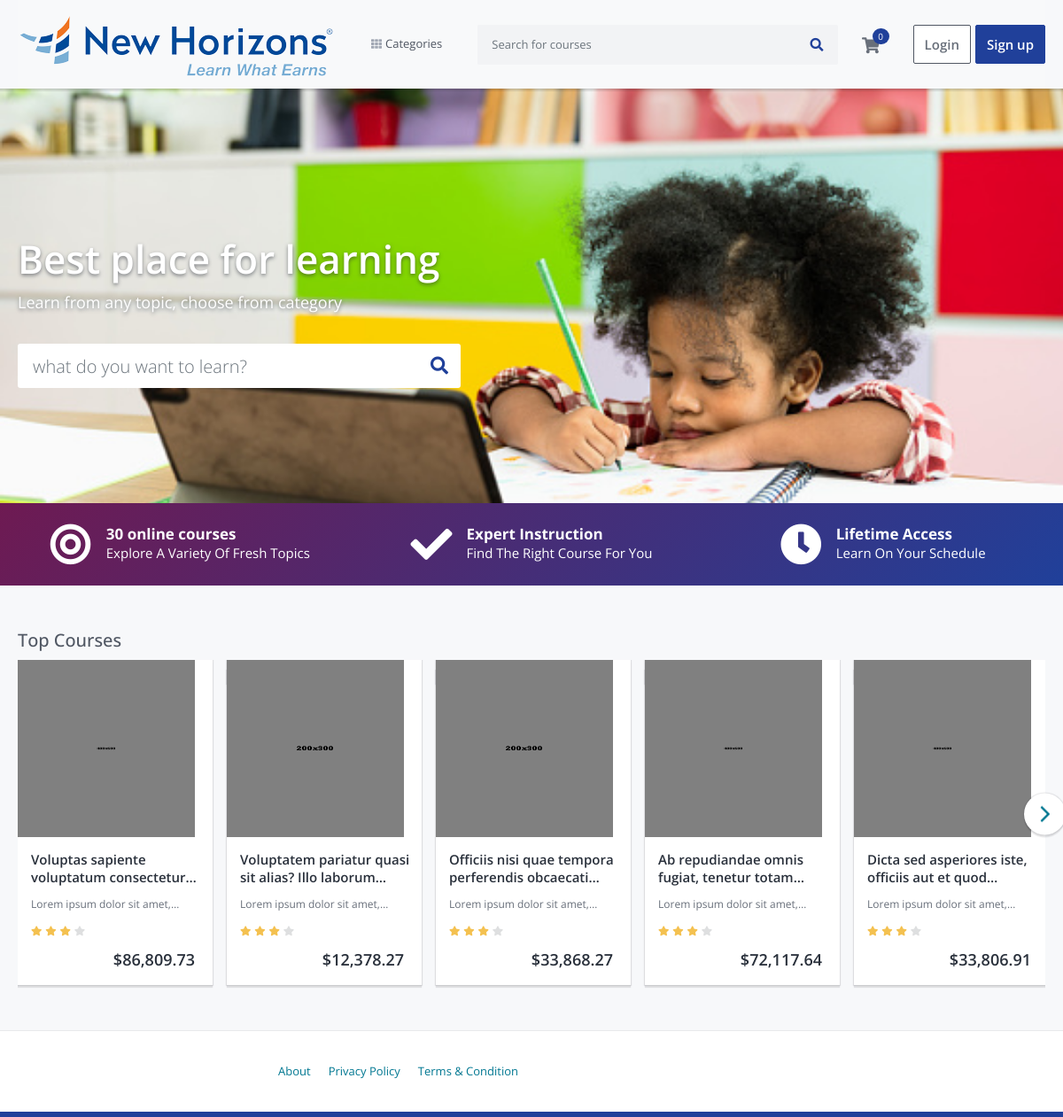
/, run on an earlier commit of the app's database.
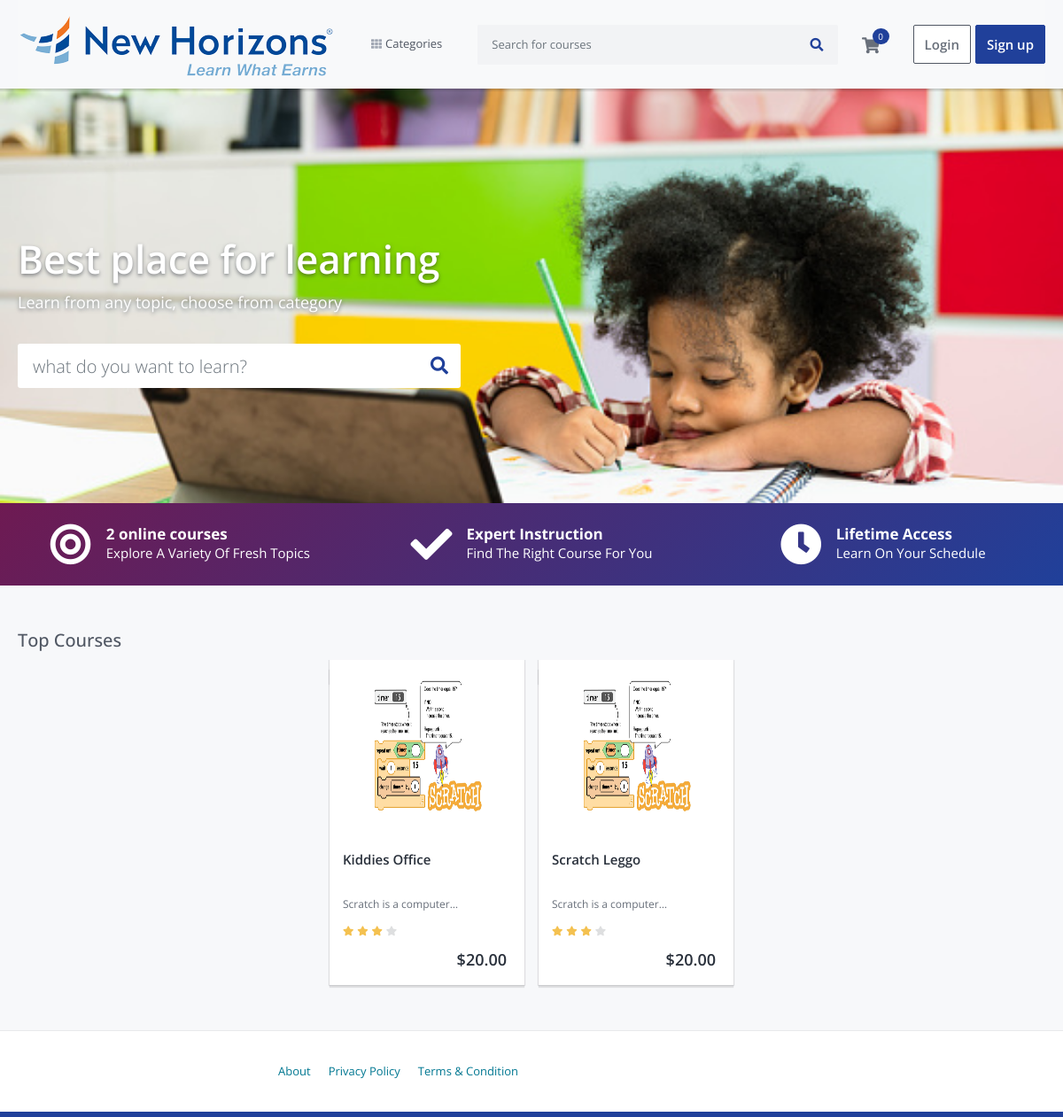
And on a later commit of the database.
### courses/models.py (models this page shows, shortened)
class Course(models.Model):
    title = models.CharField(max_length=200)
    user = models.ForeignKey(User, on_delete=models.CASCADE)
    category = models.ForeignKey(Category, on_delete=models.SET_NULL, null=True)
    slug = models.SlugField(max_length=200, unique=True, primary_key=True, auto_created=False)
    short_description = models.TextField(blank=False, max_length=60)
    description = models.TextField(blank=False)
    outcome = models.CharField(max_length=200)
    requirements = models.CharField(max_length=200)
    language = models.CharField(max_length=200)
    price = models.FloatField(validators=[MinValueValidator(9.99)])
    level = models.CharField(max_length=20)
    thumbnail = models.ImageField(upload_to='thumbnails/')
    video_url = models.CharField(max_length=100)
    is_published = models.BooleanField(default=True)
    created_at = models.DateTimeField(default=now)
    updated_at = models.DateTimeField(default=now)

### udemy/views.py (the view)
# urls.py: path('', HomeListView.as_view(), name='home'),
class HomeListView(ListView):
    model = Course
    template_name = 'index.html'
    context_object_name = 'courses'
    def get_context_data(self, **kwargs):
        context = super().get_context_data(**kwargs)
        context['top_courses'] = self.model.objects.all().order_by('?')
        return context

### cart/cart.py (called while the page is built)
    def __len__(self):
        return sum(item['quantity'] for item in self.cart.values())

    def get_total_price(self):
        return sum(Decimal(item['price']) * item['quantity'] for item in self.cart.values())

### cart/context_processors.py (called while the page is built)
def cart(request):
    return {'cart': Cart(request)}

### courses/context_processors.py (called while the page is built)
def categories_processor(request):
    categories = Category.objects.all()
    return {'categories': categories}

### templates/index.html (shortened to what this page needs)
{% extends 'layouts/base.html' %}
{% load static %}
{% load humanize %}
{% block content %}
    <section class="home-banner-area" style="background-image: url({% static 'images/learning.jpg' %})">
        <div class="container-lg">
            <div class="row">
                <div class="col">
                    <div class="home-banner-wrap">
                        <h2>Best place for learning</h2>
                        <p>Learn from any topic, choose from category</p>
                        <form class="" action="{% url 'udemy:search' %}" method="get">
                            <div class="input-group">
                                <input type="text" class="form-control" name="q"
                                       placeholder="what do you want to learn?">
                                <div class="input-group-append">
                                    <button class="btn" type="submit"><i class="fas fa-search"></i></button>
                                </div>
                            </div>
                        </form>
                    </div>
                </div>
            </div>
        </div>
    </section>
    <section class="home-fact-area">
        <div class="container-lg">
            <div class="row">
                <div class="col-md-4 d-flex">
                    <div class="home-fact-box mr-md-auto ml-auto mr-auto">
                        <i class="fas fa-bullseye float-left"></i>
                        <div class="text-box">
                            <h4>{{ courses.count }} online courses</h4>
                            <p>Explore A Variety Of Fresh Topics</p>
                        </div>
                    </div>
                </div>
                <div class="col-md-4 d-flex">
                    <div class="home-fact-box mr-md-auto ml-auto mr-auto">
                        <i class="fa fa-check float-left"></i>
                        <div class="text-box">
                            <h4>Expert Instruction</h4>
                            <p>Find The Right Course For You</p>
                        </div>
                    </div>
                </div>
                <div class="col-md-4 d-flex">
                    <div class="home-fact-box mr-md-auto ml-auto mr-auto">
                        <i class="fa fa-clock float-left"></i>
                        <div class="text-box">
                            <h4>Lifetime Access</h4>
                            <p>Learn On Your Schedule</p>
                        </div>
                    </div>
                </div>
            </div>
        </div>
    </section>
    <section class="course-carousel-area">
        <div class="container-lg">
            <div class="row">
                <div class="col">
                    <h2 class="course-carousel-title">Top Courses</h2>
                    <div class="course-carousel">
                        {% for top_course in top_courses %}
                            <div class="course-box-wrap">
                                <a href="{% url 'courses:course-details' top_course.slug %}" class="has-popover">
                                    <div class="course-box">
                                        <div class="course-badge position best-seller">Best seller</div>
                                        <div class="course-image">
                                            <img style="height: 200px; width: 200px" src="{{ top_course.thumbnail.url }}" alt="" class="img-fluid">
                                        </div>
                                        <div class="course-details">
                                            <h5 class="title">{{ top_course.title }}</h5>
                                            <p class="instructors">{{ top_course.short_description }}</p>
                                            <div class="rating">
                                                <i class="fas fa-star filled"></i>
                                                <i class="fas fa-star filled"></i>
                                                <i class="fas fa-star filled"></i>
                                                <i class="fas fa-star"></i>
                                                <span class="d-inline-block average-rating">5</span>
                                            </div>
                                            <p class="price text-right">
                                                ${{ top_course.price | floatformat:2 | intcomma }}
                                            </p>
                                        </div>
                                    </div>
                                </a>
                            </div>
                        {% endfor %}
                    </div>
                </div>
            </div>
        </div>
    </section>
{% endblock %}

### templates/layouts/base.html (shortened to what this page needs)
<!DOCTYPE html>
<html>
<head>
    {% include 'partials/header.html' %}
</head>
<body class="gray-bg">
{% include 'partials/navbar.html' %}
{% block content %}{% endblock %}
{% include 'partials/footer.html' %}
</body>
</html>

### templates/partials/header.html (shortened to what this page needs)
{% load static %}
<link rel="stylesheet" href="{% static 'frontend/css/jquery.webui-popover.min.css' %}">
<link rel="stylesheet" href="{% static 'frontend/css/select2.min.css' %}">
<link rel="stylesheet" href="{% static 'frontend/css/slick.css' %}">
<link rel="stylesheet" href="{% static 'frontend/css/slick-theme.css' %}">
<link rel="stylesheet" href="{% static 'frontend/css/fontawesome-all.min.css' %}">
<link rel="stylesheet" href="{% static 'frontend/css/bootstrap.min.css' %}">
<link rel="stylesheet" href="{% static 'frontend/css/main.css' %}">
<link rel="stylesheet" href="{% static 'frontend/css/responsive.css' %}">
<link rel="stylesheet" href="https://cdnjs.cloudflare.com/ajax/libs/toastr.js/latest/css/toastr.css">

### templates/partials/navbar.html (shortened to what this page needs)
{% load static %}
<section class="menu-area ">
    <div class="container-xl ">
        <div class="row ">
            <div class="col ">
                <nav class="navbar navbar-expand-lg navbar-light bg-light">
                    <a class="navbar-brand" href="/">
                        <img src="./NewHorizonsnew.png" alt="Logo">
                    </a>
                    {% include 'partials/menu.html' %}
                    <form class="inline-form" action="{% url 'udemy:search' %}" method="get" style="width: 100%;">
                        <div class="input-group search-box mobile-search">
                            <input type="text" name='q' class="form-control"
                                   placeholder="Search for courses">
                            <div class="input-group-append">
                                <button class="btn" type="submit"><i class="fas fa-search"></i></button>
                            </div>
                        </div>
                    </form>
                    <div class="cart-box menu-icon-box" id="cart_items">
                        {% include 'partials/cart.html' %}
                    </div>
                    {% if request.user.is_authenticated %}
                        <div class="user-box menu-icon-box">
                            <div class="icon">
                                <a href="">
                                    <img src="{% static 'images/avatar.png' %}" alt="" class="img-fluid">
                                </a>
                            </div>
                            <div class="dropdown user-dropdown corner-triangle top-right">
                                <ul class="user-dropdown-menu">
                                    <li class="dropdown-user-info">
                                        <a href="">
                                            <div class="clearfix">
                                                <div class="user-image float-left">
                                                    <img src="{% static 'images/avatar.png' %}" alt=""
                                                         class="img-fluid">
                                                </div>
                                                <div class="user-details">
                                                    <div class="user-name">
                                                        <span class="hi">hi,</span> {{ request.user.email }}
                                                    </div>
                                                    <div class="user-email">
                                                        <span class="email">{{ request.user.name }}</span>
                                                        <span class="welcome">Welcome back</span>
                                                    </div>
                                                </div>
                                            </div>
                                        </a>
                                    </li>
                                    <li class="user-dropdown-menu-item">
                                        <a href="{% url 'accounts:enrolled-courses' %}">
                                            <i class="far fa-gem"></i>Enrolled Courses
                                        </a>
                                    </li>
                                    <li class="user-dropdown-menu-item">
                                        <a href="">
                                            <i class="far fa-heart"></i>My Wishlist
                                        </a>
                                    </li>
                                    <li class="user-dropdown-menu-item">
                                        <a href="{% url 'accounts:my-profile' %}">
                                            <i class="fas fa-user"></i>Profile Edit
                                        </a>
                                    </li>
                                    <li class="dropdown-user-logout user-dropdown-menu-item">
                                        <a href="{% url 'accounts:logout' %}">Logout</a>
                                    </li>
                                </ul>
                            </div>
                        </div>
                    {% else %}
                        <div class="sign-in-box btn-group">
                            <a href="{% url 'accounts:login' %}" class="btn btn-sign-in">Login</a>
                            <a href="{% url 'accounts:register' %}" class="btn btn-sign-up">Sign up</a>
                        </div>
                    {% endif %}
                </nav>
            </div>
        </div>
    </div>
</section>

### templates/partials/menu.html (shortened to what this page needs)
<div class="main-nav-wrap">
    <ul class="mobile-main-nav">
        <li class="has-children">
            <a href="">
                <i class="fas fa-th d-inline"></i>
                <span>Categories</span>
            </a>
        </li>
    </ul>
</div>

### templates/partials/cart.html (shortened to what this page needs)
{% load static %}
<div class="icon">
    <a href=""><i class="fas fa-shopping-cart"></i></a>
    {% with total_items=cart|length %}
        {% if cart|length > 0 %}
            <span class="number">{{ cart|length }}</span>
        {% else %}
            <span class="number">0</span>
        {% endif %}
    {% endwith %}
</div>

### templates/partials/footer.html (shortened to what this page needs)
<footer class="footer-area">
    <div class="container-xl">
        <div class="row">
            <div class="col-md-6">
                <ul class="nav justify-content-md-end footer-menu">
                    <li class="nav-item">
                        <a class="nav-link"
                           href="">About</a>
                    </li>
                    <li class="nav-item">
                        <a class="nav-link"
                           href="">Privacy Policy</a>
                    </li>
                    <li class="nav-item">
                        <a class="nav-link"
                           href="">Terms & Condition</a>
                    </li>
                </ul>
            </div>
        </div>
    </div>
</footer>

### templates/partials/scripts.html (shortened to what this page needs)
{% load static %}

### static/frontend/css/responsive.css (style rules this page uses)
@media (min-width:768px) { .navbar-expand-lg { -webkit-box-orient: horizontal; -webkit-box-direction: normal; -ms-flex-flow: row nowrap; flex-flow: row nowrap; -webkit-box-pack: start; -ms-flex-pack: start; justify-content: flex-start; } }
@media (min-width:768px) { .main-nav-wrap { margin: 0 30px 0 22px; } }
@media (min-width:768px) { .main-nav-wrap { margin: 0 40px 0 25px; } }
@media (min-width:768px) { .main-nav-wrap>ul>li>a { font-size: 13px; color: #505763; padding: 23px 0; display: inline-block; position: relative; padding-left: 16px } }
@media (min-width:768px) { .main-nav-wrap>ul>li>a .d-inline { position: absolute; left: 0; top:calc( 50% - 6px ); } }
@media (min-width:768px) { .main-nav-wrap>ul>li>a i { color: #a1a7b3; margin-right: 5px; font-size: 12px; } }
@media (min-width:768px) { .main-nav-wrap ul { list-style: none; margin: 0; padding: 0; } }
@media (min-width:768px) { .main-nav-wrap>ul>li { position: relative; } }
@media (min-width:768px) { .sign-in-box { margin-left: 15px; } }

What changed in the data, as far as the page shows it:
removed Course: thumbnail (picture), title "Voluptas sapiente voluptatum…", short_description "Lorem ipsum dolor sit…", price "86,809.73"
removed Course: thumbnail (picture), title "Voluptatem pariatur quasi sit alias? Illo…", short_description "Lorem ipsum dolor sit…", price "12,378.27"
removed Course: thumbnail (picture), title "Officiis nisi quae tempora perferendis…", short_description "Lorem ipsum dolor sit…", price "33,868.27"
removed Course: thumbnail (picture), title "Ab repudiandae omnis fugiat, tenetur…", short_description "Lorem ipsum dolor sit…", price "72,117.64"
removed Course: thumbnail (picture), title "Dicta sed asperiores iste, officiis aut et…", short_description "Lorem ipsum dolor sit…", price "33,806.91"
added Course: thumbnail (picture), title "Kiddies Office", short_description "Scratch is a…", price "20.00"
added Course: thumbnail (picture), title "Scratch Leggo", short_description "Scratch is a…", price "20.00"
Also different on the page:
{{ courses.count }}: "30" → "2"
